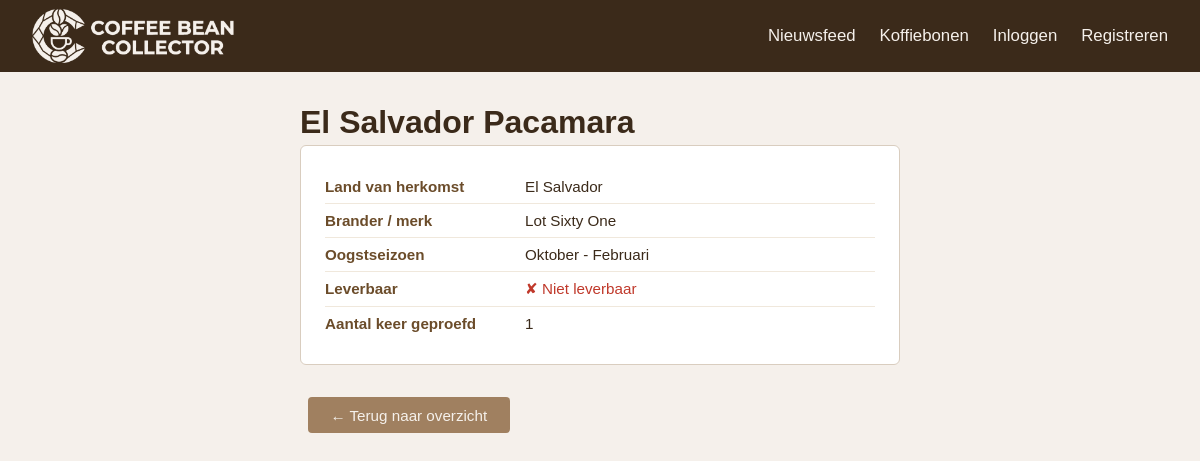
Screenshot of /bonen/15/ with the database file from the repository.
### base/models.py (models this page shows, shortened)
class Bean(models.Model):
    name = models.CharField(max_length=255)
    country_of_origin = models.CharField(max_length=255)
    roaster = models.CharField(max_length=255, blank=True, default='')
    harvest_season = models.CharField(max_length=255)
    in_season = models.BooleanField(default=True)
    approved = models.BooleanField(default=False)
    approved_by = models.ForeignKey(
        User, null=True, blank=True, on_delete=models.SET_NULL, related_name='approved_beans'
    )

### base/views.py (the view)
# urls.py: path('bonen/<int:pk>/', views.bean_detail, name='bean_detail'),
def bean_detail(request, pk):
    from django.shortcuts import get_object_or_404
    from .models import Bean
    bean = get_object_or_404(Bean, pk=pk, approved=True)
    return render(request, 'base/bean_detail.html', {'bean': bean})

### base/templates/base/bean_detail.html (shortened to what this page needs)
{% extends "base.html" %}
{% block content %}
<div class="profile-container">
    <h1>{{ bean.name }}</h1>
    <div class="profile-card">
        <div class="profile-row">
            <span class="profile-label">Land van herkomst</span>
            <span class="profile-value">{{ bean.country_of_origin }}</span>
        </div>
        <div class="profile-row">
            <span class="profile-label">Brander / merk</span>
            <span class="profile-value">{{ bean.roaster|default:"—" }}</span>
        </div>
        <div class="profile-row">
            <span class="profile-label">Oogstseizoen</span>
            <span class="profile-value">{{ bean.harvest_season }}</span>
        </div>
        <div class="profile-row">
            <span class="profile-label">Leverbaar</span>
            <span class="profile-value">
                {% if bean.in_season %}
                    <span style="color: green;">✔ In seizoen</span>
                {% else %}
                    <span style="color: #c0392b;">✘ Niet leverbaar</span>
                {% endif %}
            </span>
        </div>
        <div class="profile-row">
            <span class="profile-label">Aantal keer geproefd</span>
            <span class="profile-value">{{ bean.tastings.count }}</span>
        </div>
    </div>
    <a href="{% url 'bean_list' %}" class="btn btn-secondary">← Terug naar overzicht</a>
</div>
{% endblock %}

### base/static/base/css/style.css (style rules this page uses)
* { margin: 0; padding: 0; box-sizing: border-box; }
body { font-family: Arial, sans-serif; background-color: #f5f0eb; color: #3b2a1a; }
.btn { display: inline-block; margin-top: 0.5rem; padding: 0.6rem 1.4rem; background-color: #3b2a1a; color: #f5f0eb; border: none; border-radius: 4px; font-size: 0.95rem; cursor: pointer; text-decoration: none; }
.btn-secondary { background-color: #a08060; margin-left: 0.5rem; }
.profile-container { max-width: 600px; margin: 0 auto; }
.profile-container h1 { margin-bottom: 0.25rem; }
.profile-card { background-color: #fff; border: 1px solid #d9cdbf; border-radius: 6px; padding: 1.5rem; margin-bottom: 1.5rem; }
.profile-row { display: flex; padding: 0.5rem 0; border-bottom: 1px solid #f0e8dc; font-size: 0.95rem; }
.profile-row:last-child { border-bottom: none; }
.profile-label { font-weight: bold; width: 200px; flex-shrink: 0; color: #6b4c2a; }

### rows the page displays
Bean: name "El Salvador Pacamara", country_of_origin "El Salvador", roaster "Lot Sixty One", harvest_season "Oktober - Februari", tastings.count "1"
